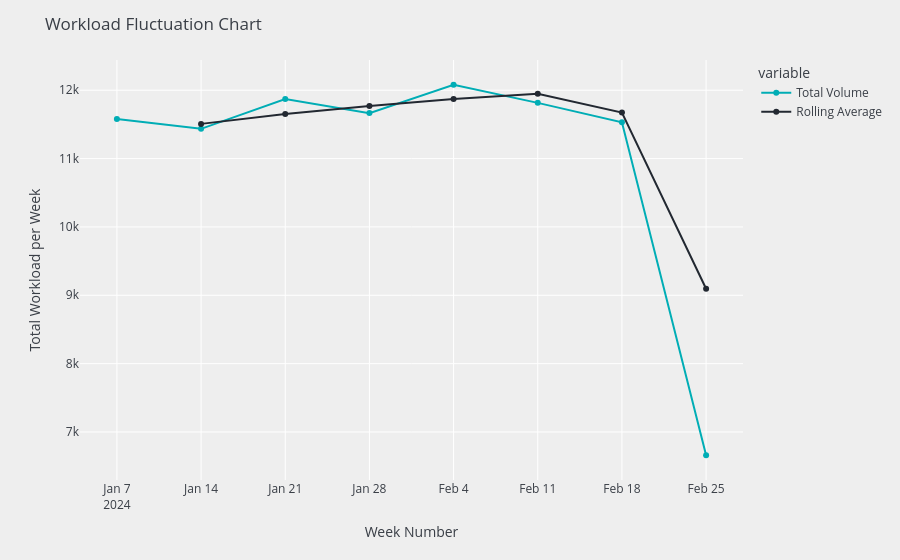

The cell this chart's notebook holds for it:
### Code cell
plot_title = 'Workload Fluctuation Chart'

workload_data = px.line(
    weekly_volume,
    x = 'Date',
    y = ['Total Volume', 'Rolling Average'],
    markers = True,
    color_discrete_sequence=['#00ADB5','#222831']
)

workload_data.update_layout(
    xaxis_title="Week Number",
    yaxis_title="Total Workload per Week",
    title = plot_title,
    font_color = '#393E46',
    plot_bgcolor = '#EEEEEE',
    paper_bgcolor = '#EEEEEE',
    hovermode = 'x unified'
)

### Figure 1 — Plotly figure (JSON) as saved in the notebook; plotly's stock layout.template omitted (floating-point values rounded to 4 significant figures)
{"data": [{"hovertemplate": "variable=Total Volume<br>Date=%{x}<br>value=%{y}<extra></extra>", "legendgroup": "Total Volume", "line": {"color": "#00ADB5", "dash": "solid"}, "marker": {"symbol": "circle"}, "mode": "lines+markers", "name": "Total Volume", "orientation": "v", "showlegend": true, "type": "scatter", "x": ["2024-01-07T00:00:00.000000000", "2024-01-14T00:00:00.000000000", "2024-01-21T00:00:00.000000000", "2024-01-28T00:00:00.000000000", "2024-02-04T00:00:00.000000000", "2024-02-11T00:00:00.000000000", "2024-02-18T00:00:00.000000000", "2024-02-25T00:00:00.000000000"], "xaxis": "x", "y": [11580.0, 11440.0, 11870.0, 11660.0, 12080.0, 11820.0, 11530.0, 6660.0], "yaxis": "y"}, {"hovertemplate": "variable=Rolling Average<br>Date=%{x}<br>value=%{y}<extra></extra>", "legendgroup": "Rolling Average", "line": {"color": "#222831", "dash": "solid"}, "marker": {"symbol": "circle"}, "mode": "lines+markers", "name": "Rolling Average", "orientation": "v", "showlegend": true, "type": "scatter", "x": ["2024-01-07T00:00:00.000000000", "2024-01-14T00:00:00.000000000", "2024-01-21T00:00:00.000000000", "2024-01-28T00:00:00.000000000", "2024-02-04T00:00:00.000000000", "2024-02-11T00:00:00.000000000", "2024-02-18T00:00:00.000000000", "2024-02-25T00:00:00.000000000"], "xaxis": "x", "y": [NaN, 11510.0, 11650.0, 11770.0, 11870.0, 11950.0, 11670.0, 9095.0], "yaxis": "y"}], "layout": {"font": {"color": "#393E46"}, "hovermode": "x unified", "legend": {"title": {"text": "variable"}, "tracegroupgap": 0}, "margin": {"t": 60}, "paper_bgcolor": "#EEEEEE", "plot_bgcolor": "#EEEEEE", "title": {"text": "Workload Fluctuation Chart"}, "xaxis": {"anchor": "y", "domain": [0, 1], "title": {"text": "Week Number"}}, "yaxis": {"anchor": "x", "domain": [0, 1], "title": {"text": "Total Workload per Week"}}}}
